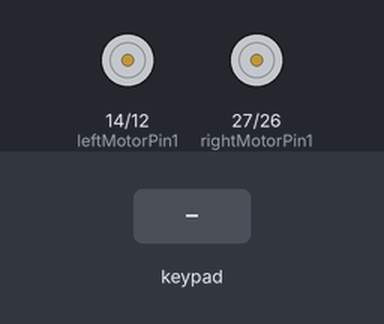
Bench run of a sketch on a simulated ESP32. Parts: motor-driver pin pairs drawn as motors (green arrow = first pin HIGH = forward, orange = second pin HIGH = backward, longer = more drive, scaled by the enable pin). Inputs (shaded band) come from the test bench.

Above: at 1.2 s.
1.3 s: key 'U' pressed
At 1.5 s:
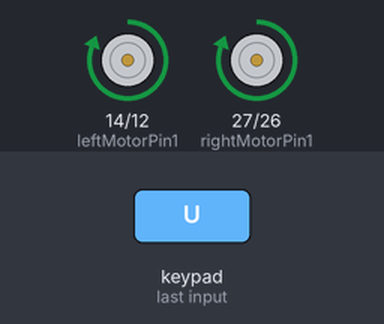
3.2 s: key 'D' pressed
At 3.4 s:
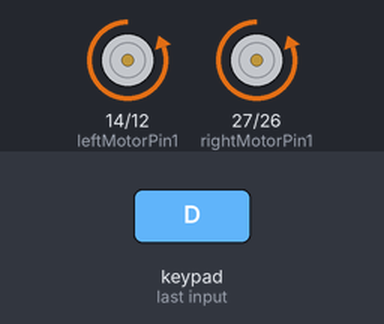
5.1 s: key 'L' pressed
At 5.3 s:
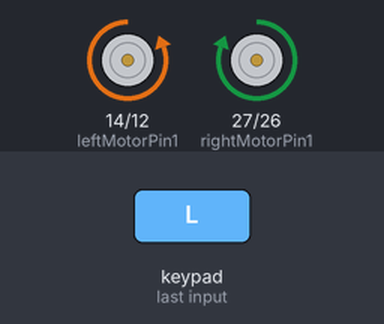
7.0 s: key 'R' pressed
At 7.2 s:
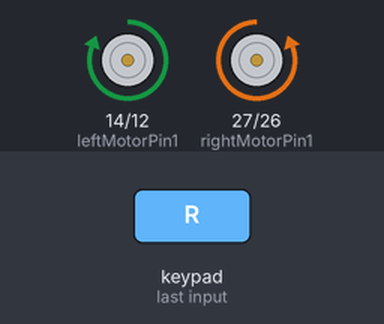
Timing chart, 0 to 9.9 s (numbered marks = the images above; inputs shaded):
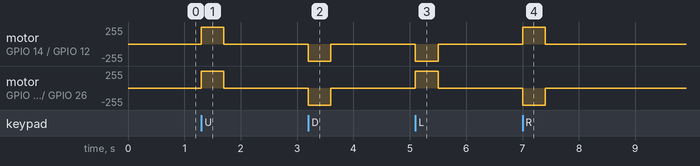

The sketch:

Bluetooth_Car.ino
```cpp
#define CUSTOM_SETTINGS
#define INCLUDE_GAMEPAD_MODULE
#include <DabbleESP32.h>

// --- Motor Pin Mapping ---
int enableRightMotor = 25;
int rightMotorPin1   = 27;
int rightMotorPin2   = 26;

int enableLeftMotor  = 33;
int leftMotorPin1    = 14;
int leftMotorPin2    = 12;

#define MAX_MOTOR_SPEED 255

// PWM Settings
const int PWMFreq = 1000;
const int PWMResolution = 8;
const int rightMotorPWMSpeedChannel = 4;
const int leftMotorPWMSpeedChannel  = 5;

void rotateMotor(int rightMotorSpeed, int leftMotorSpeed)
{
  // Right motor direction
  if (rightMotorSpeed < 0)
  {
    digitalWrite(rightMotorPin1, LOW);
    digitalWrite(rightMotorPin2, HIGH);
  }
  else if (rightMotorSpeed > 0)
  {
    digitalWrite(rightMotorPin1, HIGH);
    digitalWrite(rightMotorPin2, LOW);
  }
  else
  {
    digitalWrite(rightMotorPin1, LOW);
    digitalWrite(rightMotorPin2, LOW);
  }

  // Left motor direction
  if (leftMotorSpeed < 0)
  {
    digitalWrite(leftMotorPin1, LOW);
    digitalWrite(leftMotorPin2, HIGH);
  }
  else if (leftMotorSpeed > 0)
  {
    digitalWrite(leftMotorPin1, HIGH);
    digitalWrite(leftMotorPin2, LOW);
  }
  else
  {
    digitalWrite(leftMotorPin1, LOW);
    digitalWrite(leftMotorPin2, LOW);
  }

  // PWM duty
  ledcWrite(rightMotorPWMSpeedChannel, abs(rightMotorSpeed));
  ledcWrite(leftMotorPWMSpeedChannel,  abs(leftMotorSpeed));
}

void setUpPinModes()
{
  pinMode(rightMotorPin1, OUTPUT);
  pinMode(rightMotorPin2, OUTPUT);

  pinMode(leftMotorPin1, OUTPUT);
  pinMode(leftMotorPin2, OUTPUT);

  // PWM setup
  ledcSetup(rightMotorPWMSpeedChannel, PWMFreq, PWMResolution);
  ledcSetup(leftMotorPWMSpeedChannel, PWMFreq, PWMResolution);

  ledcAttachPin(enableRightMotor, rightMotorPWMSpeedChannel);
  ledcAttachPin(enableLeftMotor,  leftMotorPWMSpeedChannel);

  rotateMotor(0, 0);
}

void setup()
{
  setUpPinModes();
  Dabble.begin("MyBluetoothCar");
}

void loop()
{
  int rightMotorSpeed = 0;
  int leftMotorSpeed  = 0;

  Dabble.processInput();

  if (GamePad.isUpPressed())
  {
    rightMotorSpeed = MAX_MOTOR_SPEED;
    leftMotorSpeed  = MAX_MOTOR_SPEED;
  }
  else if (GamePad.isDownPressed())
  {
    rightMotorSpeed = -MAX_MOTOR_SPEED;
    leftMotorSpeed  = -MAX_MOTOR_SPEED;
  }
  else if (GamePad.isLeftPressed())
  {
    rightMotorSpeed = MAX_MOTOR_SPEED;
    leftMotorSpeed  = -MAX_MOTOR_SPEED;
  }
  else if (GamePad.isRightPressed())
  {
    rightMotorSpeed = -MAX_MOTOR_SPEED;
    leftMotorSpeed  = MAX_MOTOR_SPEED;
  }

  rotateMotor(rightMotorSpeed, leftMotorSpeed);
}
```

Measured:
- after the input at 1.3 s, motor on GPIO 14 (leftMotorPin1) / GPIO 12 (leftMotorPin2), motor on GPIO 27 (rightMotorPin1) / GPIO 26 (rightMotorPin2): stopped → forward 255/255 at once, → stopped 0.40 s later
- after the input at 3.2 s, motor on GPIO 14 (leftMotorPin1) / GPIO 12 (leftMotorPin2), motor on GPIO 27 (rightMotorPin1) / GPIO 26 (rightMotorPin2): stopped → backward 255/255 at once, → stopped 0.40 s later
- after the input at 5.1 s, motor on GPIO 14 (leftMotorPin1) / GPIO 12 (leftMotorPin2): stopped → backward 255/255 at once, → stopped 0.40 s later; motor on GPIO 27 (rightMotorPin1) / GPIO 26 (rightMotorPin2): stopped → forward 255/255 at once, → stopped 0.40 s later
- after the input at 7.0 s, motor on GPIO 14 (leftMotorPin1) / GPIO 12 (leftMotorPin2): stopped → forward 255/255 at once, → stopped 0.40 s later; motor on GPIO 27 (rightMotorPin1) / GPIO 26 (rightMotorPin2): stopped → backward 255/255 at once, → stopped 0.40 s later
